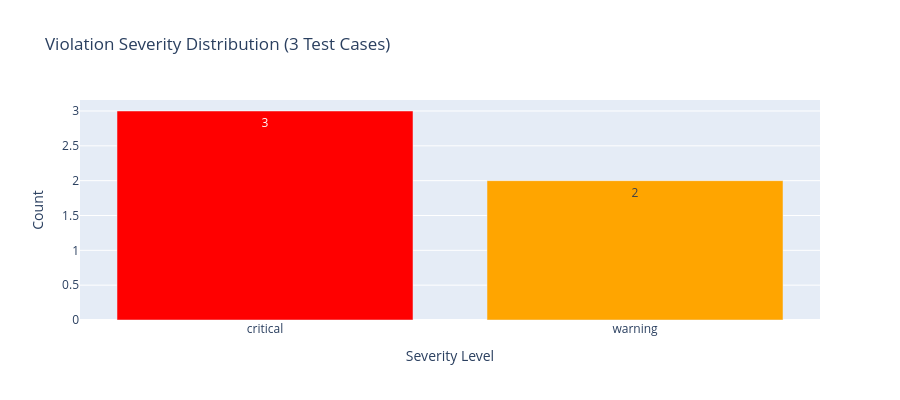

This figure's notebook cell:
### Markdown cell above
---

## Part 7: Interactive Compliance Dashboard

### Step 7.1: Severity Distribution

### Code cell
import plotly.graph_objects as go
from collections import Counter

# Collect all violations
all_violations = [
    *report_strong.violations,
    *report_borderline.violations,
    *report_highrisk.violations
]

# Count by severity
severity_counts = Counter([v.severity for v in all_violations])

# Create visualization
fig = go.Figure(data=[
    go.Bar(
        x=list(severity_counts.keys()),
        y=list(severity_counts.values()),
        marker_color=['red', 'orange', 'blue'],
        text=list(severity_counts.values()),
        textposition='auto'
    )
])

fig.update_layout(
    title="Violation Severity Distribution (3 Test Cases)",
    xaxis_title="Severity Level",
    yaxis_title="Count",
    showlegend=False,
    height=400
)

fig.show()

print(f"\n📊 Total Violations: {len(all_violations)}")
for severity, count in severity_counts.items():
    print(f"   • {severity}: {count}")

### Figure 1 — Plotly figure (JSON) as saved in the notebook; plotly's stock layout.template omitted (floating-point values rounded to 4 significant figures)
{"data": [{"marker": {"color": ["red", "orange", "blue"]}, "text": ["3", "2"], "textposition": "auto", "type": "bar", "x": ["critical", "warning"], "y": [3, 2]}], "layout": {"height": 400, "showlegend": false, "title": {"text": "Violation Severity Distribution (3 Test Cases)"}, "xaxis": {"title": {"text": "Severity Level"}}, "yaxis": {"title": {"text": "Count"}}}}
